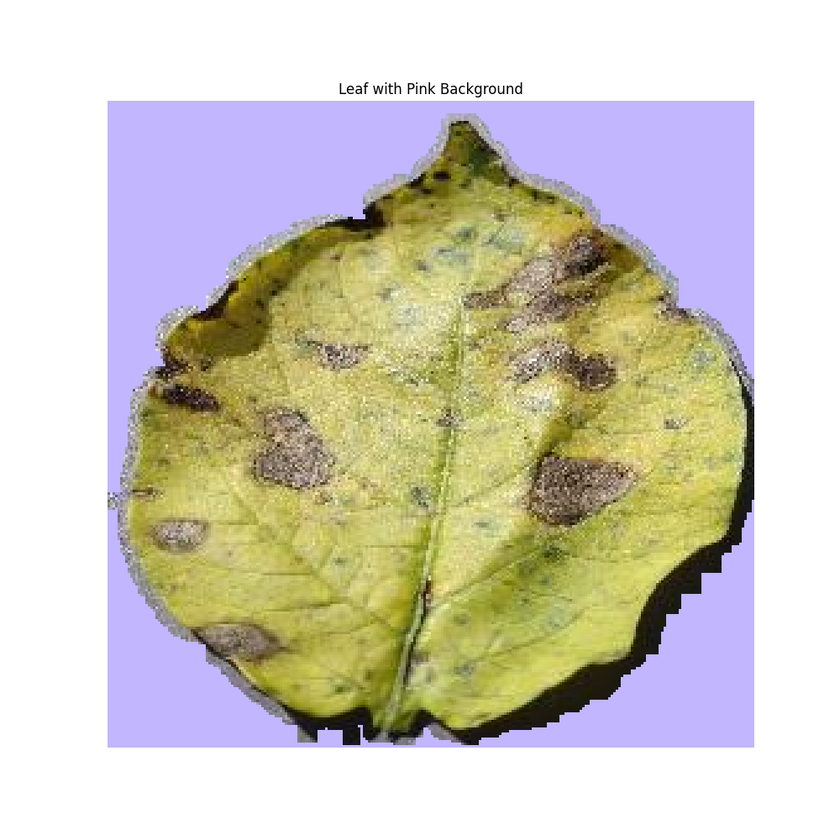
#> input picture pink.png, 840 x 840 px, shrunk from 1000 x 1000 before the run, found by its file name
$ python blackspots_in_pink.py
#> lines starting #> are read from the running program, lines starting #| are printed output that depends on the picture; after the words box and inside, x2 and y2 are one past the last pixel; in counts of white or black regions, pixels touching at a corner belong together
import cv2
import numpy as np
from matplotlib import pyplot as plt

# Load the image
image_path = 'pink.png'
image = cv2.imread(image_path)
#> image is the input picture: shape (840, 840, 3); mean B, G, R 189.3, 202.8, 207.3

# Convert to HSV color space for more precise color filtering
hsv = cv2.cvtColor(image, cv2.COLOR_BGR2HSV)
#> hsv: shape (840, 840, 3); mean H, S, V 37, 62.1, 219.5

# Define color range for green (leaf color) in HSV space and adjust for better segmentation
lower_green = np.array([20, 30, 30])  # Adjusted lower range
upper_green = np.array([90, 255, 255])  # Adjusted upper range

# Create a mask based on the color range
mask_green = cv2.inRange(hsv, lower_green, upper_green)
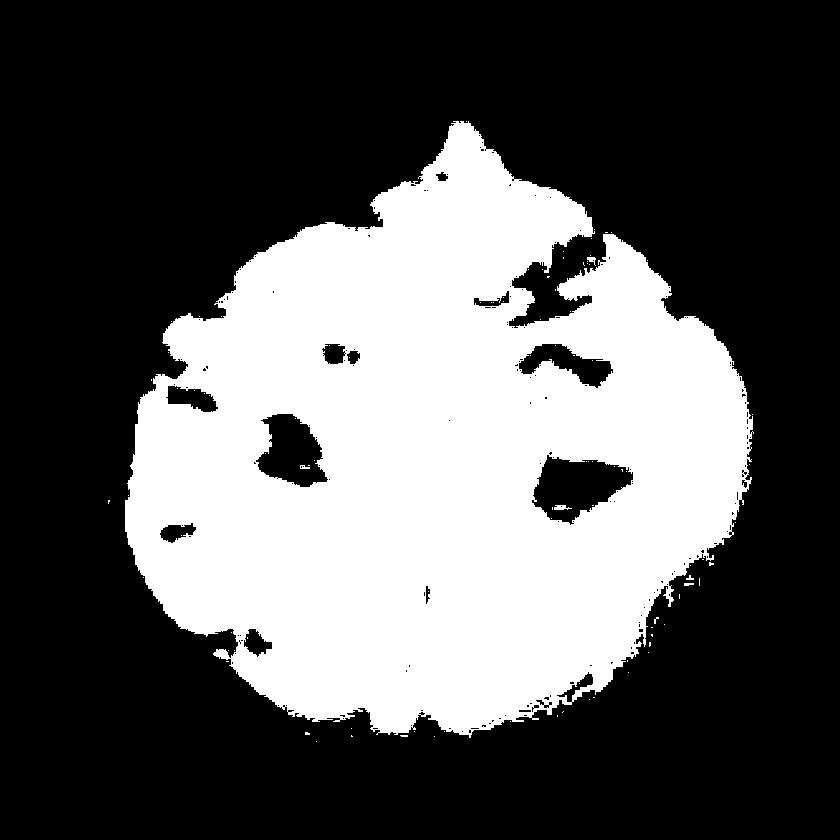
#> mask_green: shape (840, 840); 34.6% white; 98 white regions (92 under 20 px), largest, box (x1, y1, x2, y2) and area: (125, 121, 754, 738) 243968, (554, 505, 572, 510) 61, (587, 257, 596, 266) 41, (300, 465, 310, 469) 27, (684, 583, 694, 586) 25, (686, 575, 694, 580) 22

# Perform morphological operations to remove noise and fill gaps
kernel = np.ones((7, 7), np.uint8)  # Larger kernel for better cleaning
mask_cleaned = cv2.morphologyEx(mask_green, cv2.MORPH_CLOSE, kernel)
#> mask_cleaned: shape (840, 840); 35.1% white; 13 white regions (10 under 20 px), largest, box (x1, y1, x2, y2) and area: (125, 121, 754, 738) 247466, (552, 505, 572, 510) 75, (300, 465, 310, 469) 40
mask_cleaned = cv2.dilate(mask_cleaned, kernel, iterations=1)  # Additional dilation to cover gaps
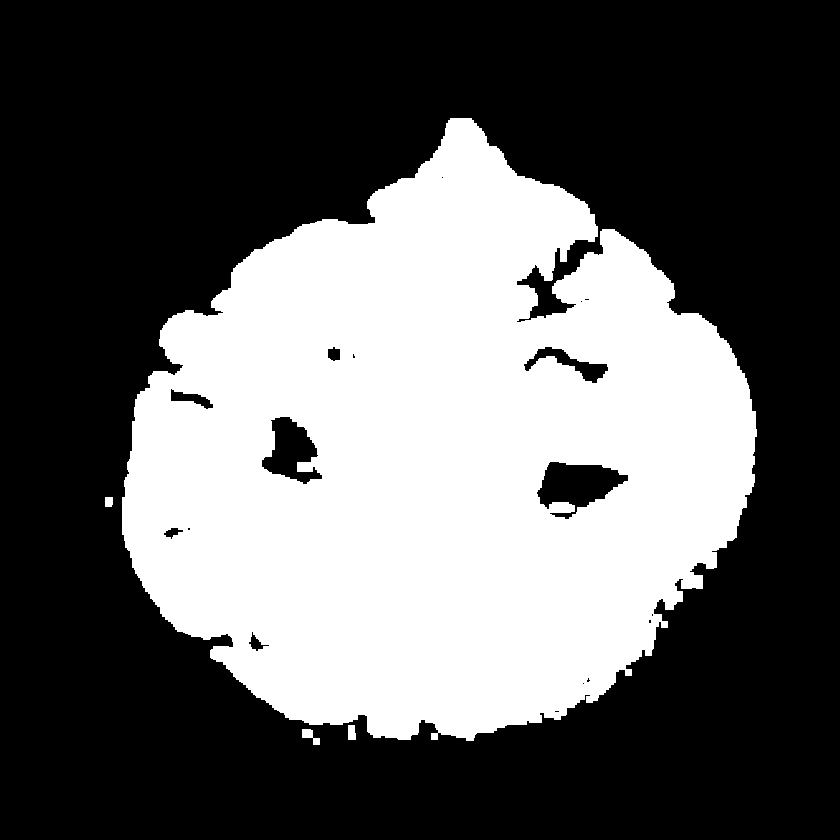
#> mask_cleaned: shape (840, 840); 37.3% white; 4 white regions

# Find contours in the cleaned mask
contours, _ = cv2.findContours(mask_cleaned, cv2.RETR_EXTERNAL, cv2.CHAIN_APPROX_SIMPLE)
#> contours = 4 contours; box (x1, y1, x2, y2) and area: (122, 118, 757, 741) 268099, (302, 729, 320, 745) 114, (348, 725, 356, 740) 90, (105, 497, 113, 507) 62

# Assume the largest contour is the leaf and create a mask from it
if contours:
    largest_contour = max(contours, key=cv2.contourArea)
#> largest_contour = contour of 1334 points, box (x1, y1, x2, y2) (122, 118, 757, 741), area 268099
    mask_final = np.zeros_like(mask_cleaned)
    cv2.drawContours(mask_final, [largest_contour], -1, 255, thickness=cv2.FILLED)
#> mask_final: shape (840, 840); 38.2% white; 1 white region, box (x1, y1, x2, y2) and area: (122, 118, 757, 741) 269625

    # Bitwise-and to cut out the leaf with the final mask
    leaf_only_refined = cv2.bitwise_and(image, image, mask=mask_final)
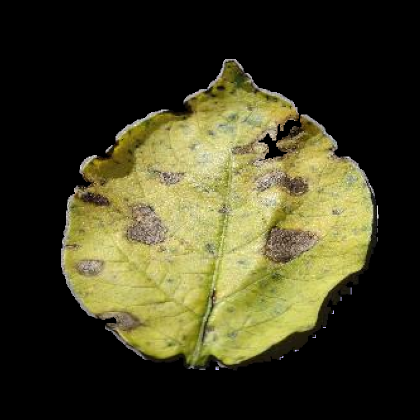
#> leaf_only_refined: shape (840, 840, 3) (shown at 1/2 size); mean B, G, R 34.9, 62.4, 64.6
else:
    leaf_only_refined = image  # In case no contours are found, keep the original image

# Create a pink background
background_pink = np.full(image.shape, (255, 182, 193), dtype=np.uint8)  # Pink background

# Apply pink background outside the leaf area
pink_background_image = cv2.bitwise_and(background_pink, background_pink, mask=~mask_final)  # Pink outside leaf
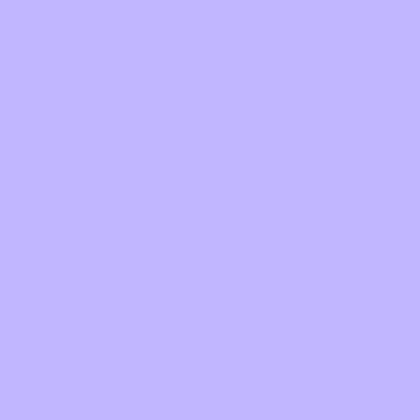
#> background_pink: shape (840, 840, 3) (shown at 1/2 size); mean of channels 0, 1, 2 255, 182, 193; drawn as B, G, R
pink_background_image = cv2.add(pink_background_image, leaf_only_refined)

# Detect black spots within the leaf
lower_black = np.array([0, 0, 0])
upper_black = np.array([70, 70, 70])
black_spots_mask = cv2.inRange(image, lower_black, upper_black)
#> black_spots_mask: shape (840, 840); 2.6% white; 338 white regions (297 under 20 px), largest, box (x1, y1, x2, y2) and area: (388, 376, 754, 745) 10807, (282, 705, 381, 745) 1892, (325, 202, 385, 232) 781
black_spots_within_leaf = cv2.bitwise_and(black_spots_mask, black_spots_mask, mask=mask_final)
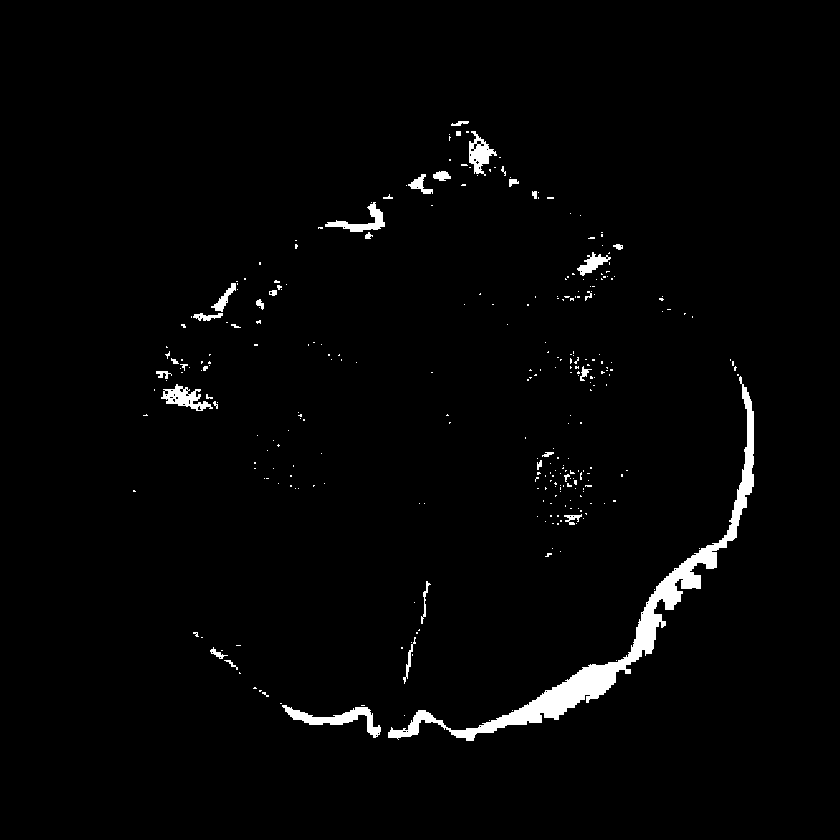
#> black_spots_within_leaf: shape (840, 840); 2% white; 302 white regions (266 under 20 px), largest, box (x1, y1, x2, y2) and area: (388, 376, 754, 741) 8407, (282, 705, 381, 738) 969, (161, 384, 213, 411) 618

# Overlay black spots on the pink background image
pink_background_image[black_spots_within_leaf > 0] = [0, 0, 0]  # Set black spot regions to black
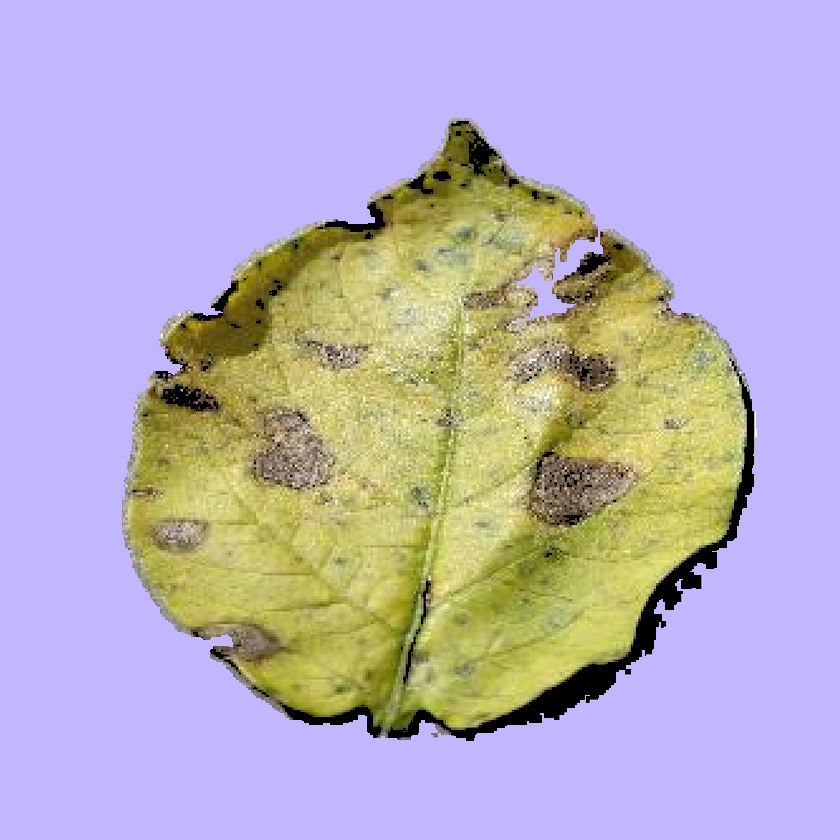
#> pink_background_image: shape (840, 840, 3); mean of channels 0, 1, 2 192.2, 174.1, 183.1; drawn as B, G, R

# Display the final result
plt.figure(figsize=(10, 10))
plt.imshow(cv2.cvtColor(pink_background_image, cv2.COLOR_BGR2RGB))
plt.axis('off')
plt.title("Leaf with Pink Background and Black Spots Inside")
plt.show()
plt.savefig("mark/chk/separate_spots.png")

$ run again, with check1.png copied over pink.png
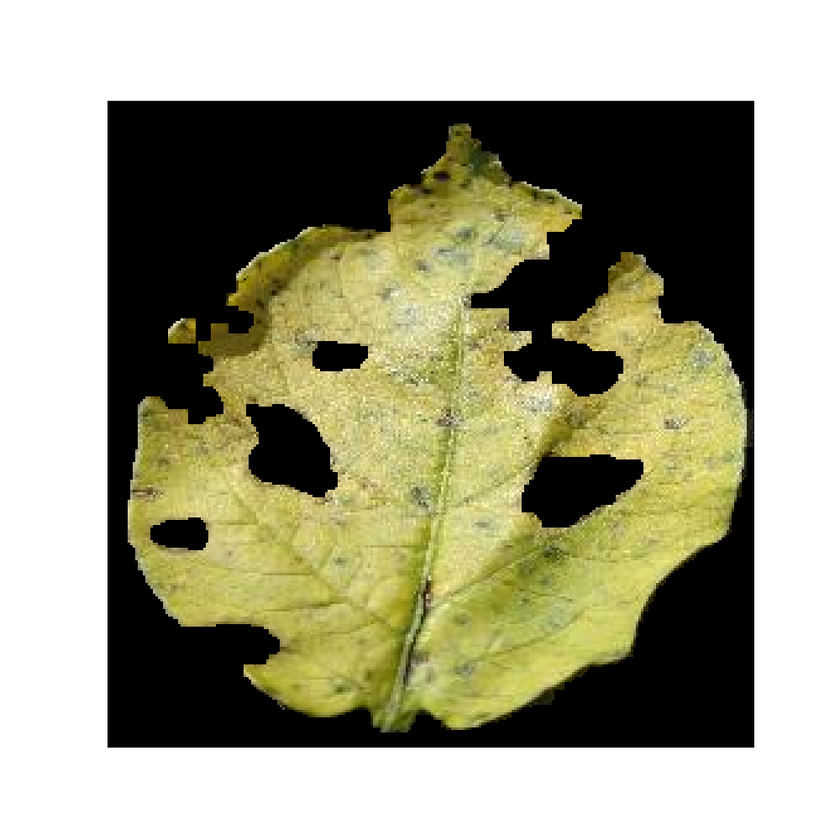
#> input picture check1.png, 840 x 840 px, shrunk from 1000 x 1000 before the run, found by its file name
#> image is the input picture: shape (840, 840, 3); mean B, G, R 133.1, 158.5, 159.9
#> hsv: shape (840, 840, 3); mean H, S, V 9.1, 41, 160.2
#> `mask_green = cv2.inRange(hsv, lower_green, upper_green)`:
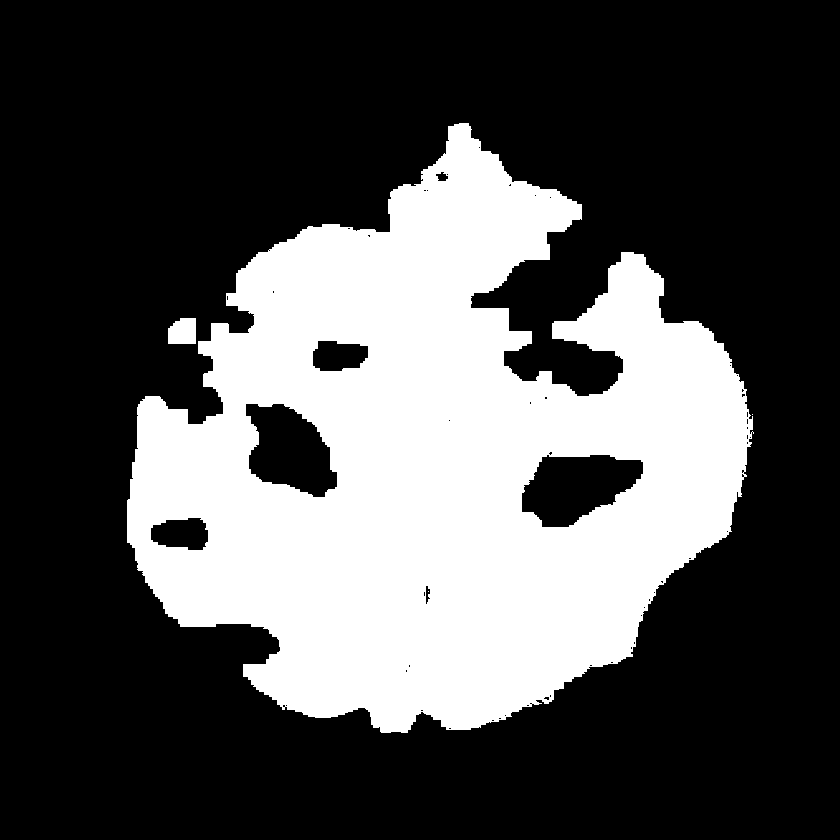
#> mask_green: shape (840, 840); 31.3% white; 4 white regions (2 under 20 px), largest, box (x1, y1, x2, y2) and area: (127, 123, 754, 733) 220030, (168, 318, 196, 344) 659
#> contours = 1 contour; box (x1, y1, x2, y2) and area: (124, 120, 757, 736) 244980
#> largest_contour = contour of 1031 points, box (x1, y1, x2, y2) (124, 120, 757, 736), area 244980
#> mask_final: shape (840, 840); 35% white; 1 white region, box (x1, y1, x2, y2) and area: (124, 120, 757, 736) 246642
#> black_spots_mask: shape (840, 840); 28.4% white; 81 white regions (68 under 20 px), largest, box (x1, y1, x2, y2) and area: (108, 101, 754, 747) 185001, (522, 452, 643, 528) 6065, (246, 404, 338, 497) 5792
#> black_spots_within_leaf: shape (840, 840); 4.2% white; 81 white regions (68 under 20 px), largest, box (x1, y1, x2, y2) and area: (124, 120, 754, 736) 14257, (522, 452, 643, 528) 6065, (246, 404, 338, 497) 5792
#> `pink_background_image[black_spots_within_leaf > 0] = [0, 0, 0]`:
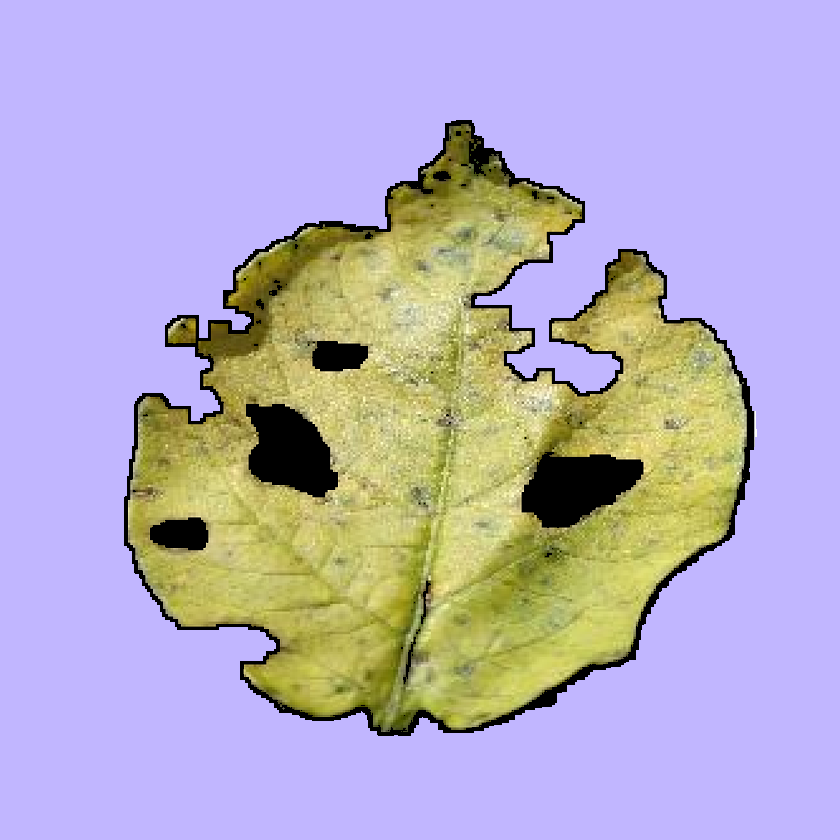
#> pink_background_image: shape (840, 840, 3); mean of channels 0, 1, 2 195.1, 172.8, 181.3; drawn as B, G, R

$ run again, with chk1.png copied over pink.png
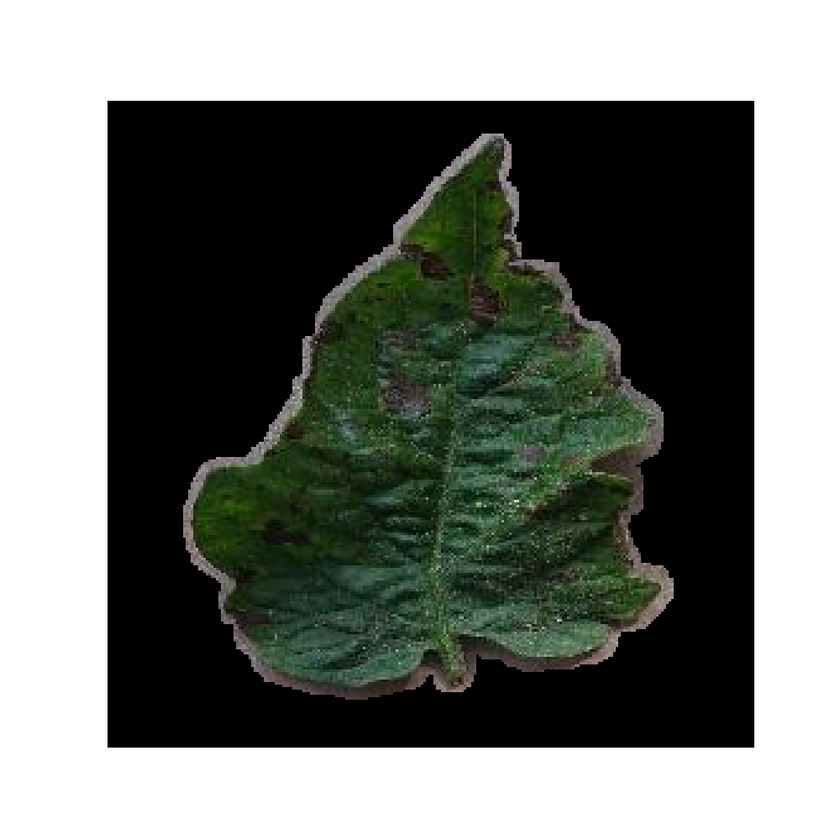
#> input picture chk1.png, 840 x 840 px, shrunk from 1000 x 1000 before the run, found by its file name
#> image is the input picture: shape (840, 840, 3); mean B, G, R 114.9, 120.3, 116
#> hsv: shape (840, 840, 3); mean H, S, V 13.7, 27.1, 120.6
#> `mask_green = cv2.inRange(hsv, lower_green, upper_green)`:
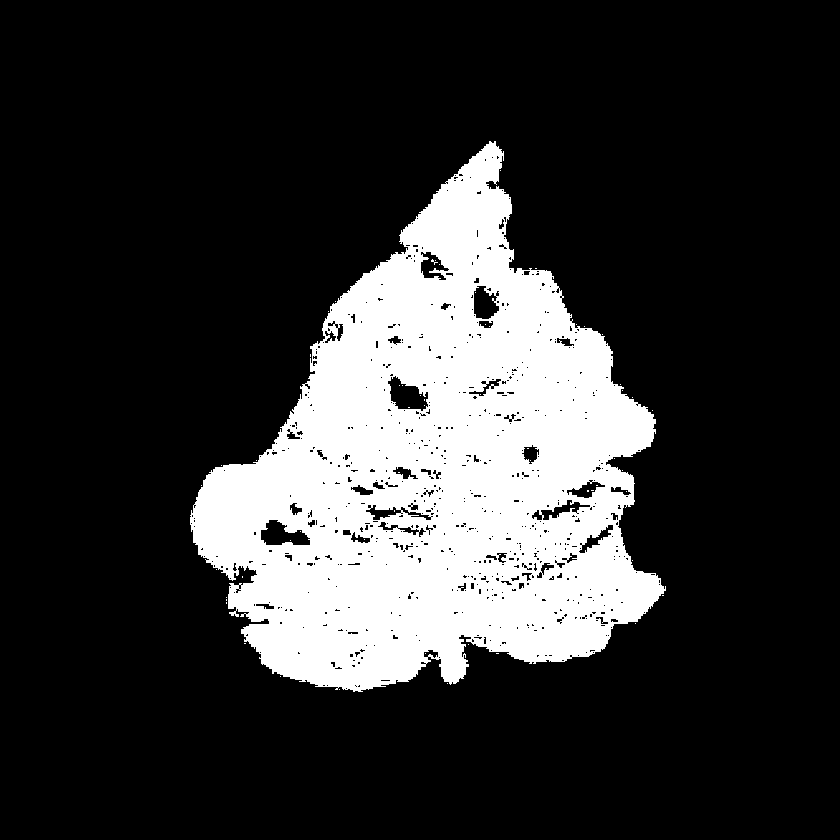
#> mask_green: shape (840, 840); 20.3% white; 57 white regions (56 under 20 px), largest, box (x1, y1, x2, y2) and area: (190, 141, 666, 692) 142842
#> contours = 1 contour; box (x1, y1, x2, y2) and area: (187, 138, 669, 695) 158954
#> largest_contour = contour of 910 points, box (x1, y1, x2, y2) (187, 138, 669, 695), area 158954
#> mask_final: shape (840, 840); 22.7% white; 1 white region, box (x1, y1, x2, y2) and area: (187, 138, 669, 695) 159955
#> black_spots_mask: shape (840, 840); 49.4% white; 430 white regions (400 under 20 px), largest, box (x1, y1, x2, y2) and area: (108, 101, 754, 747) 327747, (441, 447, 661, 631) 15761, (451, 449, 514, 467) 770
#> black_spots_within_leaf: shape (840, 840); 14.2% white; 425 white regions (393 under 20 px), largest, box (x1, y1, x2, y2) and area: (191, 139, 623, 672) 76656, (441, 447, 661, 631) 15675, (277, 649, 451, 695) 1615
#> `pink_background_image[black_spots_within_leaf > 0] = [0, 0, 0]`:
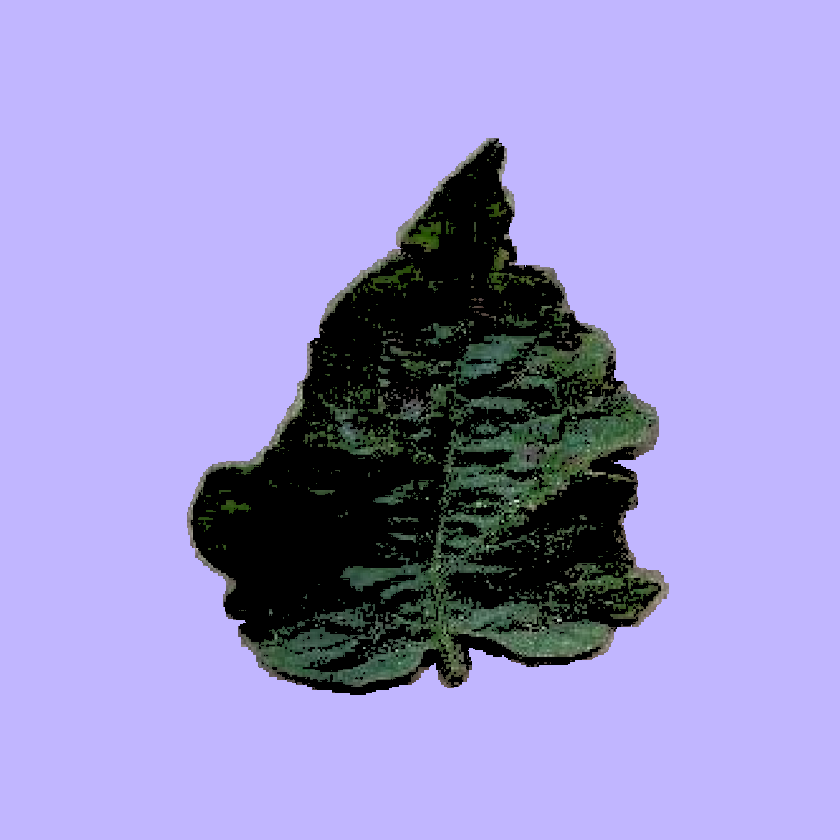
#> pink_background_image: shape (840, 840, 3); mean of channels 0, 1, 2 203.2, 148.8, 155.4; drawn as B, G, R
